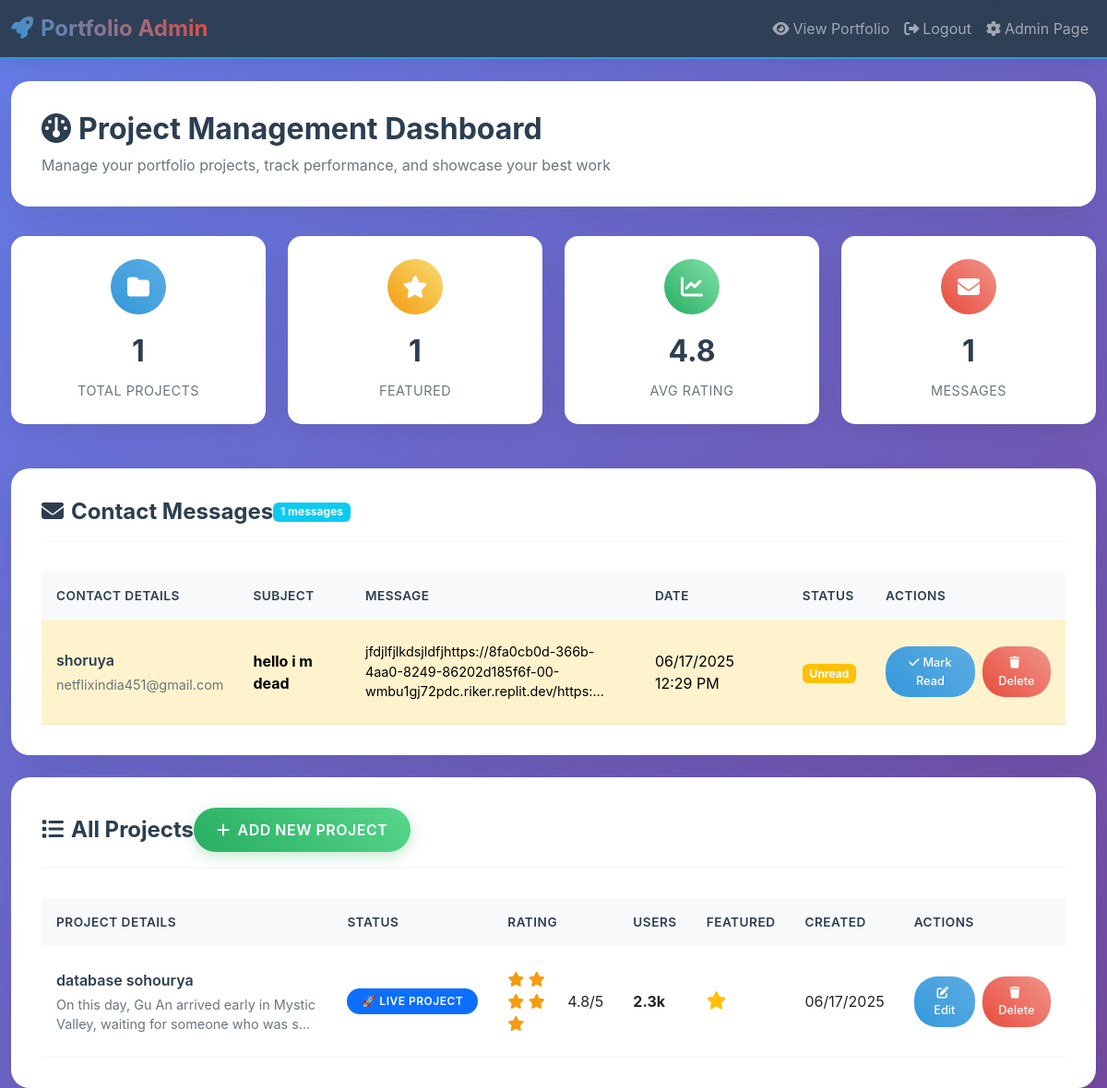
Page /admin (signed in) on the earlier database version.
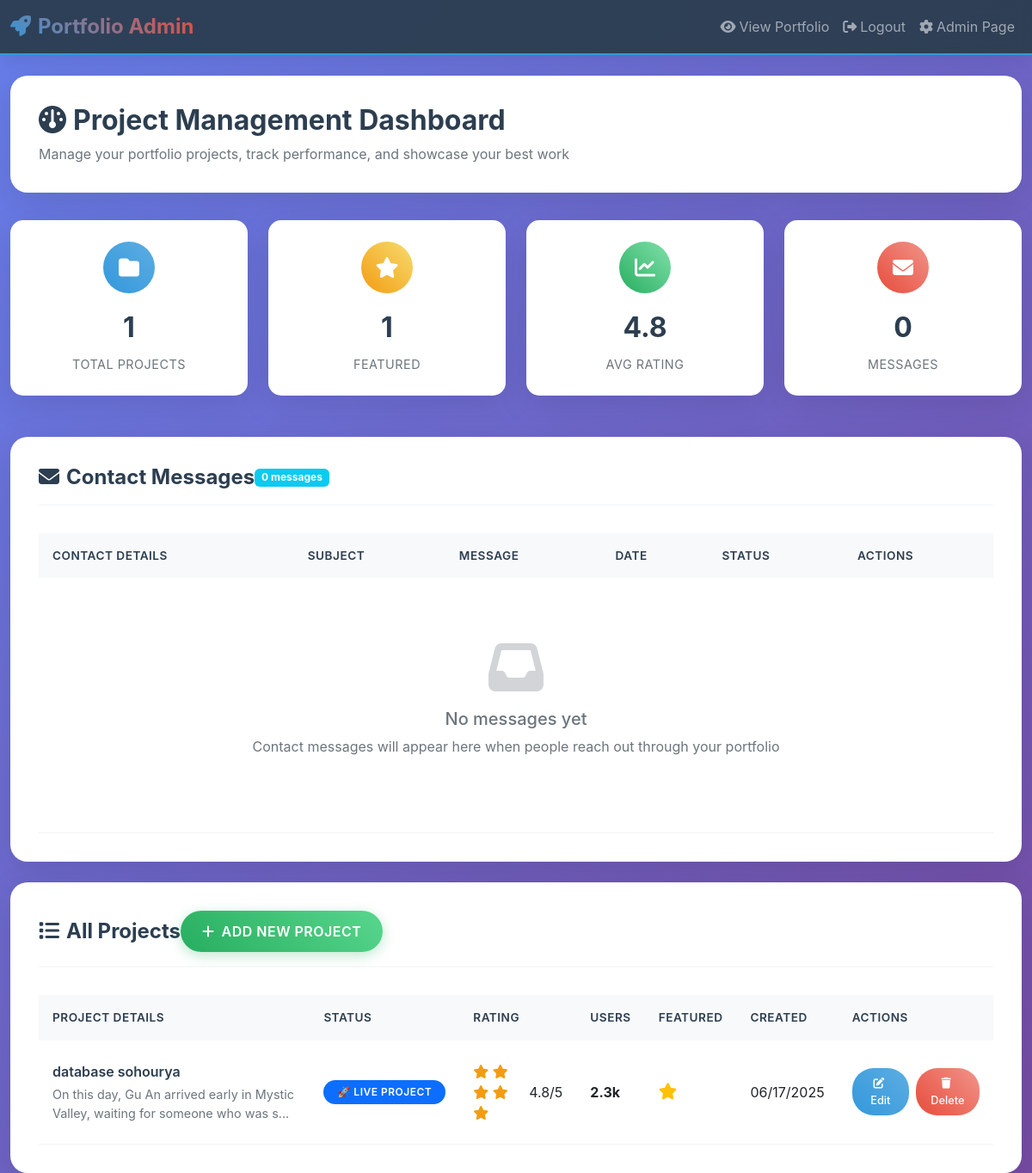
Same page on the later database version.
### models.py (models this page shows, shortened)
    class Contact(db.Model):
        id = db.Column(db.Integer, primary_key=True)
        name = db.Column(db.String(100), nullable=False)
        email = db.Column(db.String(120), nullable=False)
        subject = db.Column(db.String(200), nullable=False)
        message = db.Column(db.Text, nullable=False)
        created_at = db.Column(db.DateTime, default=datetime.utcnow)
        is_read = db.Column(db.Boolean, default=False)

    class Project(db.Model):
        id = db.Column(db.Integer, primary_key=True)
        title = db.Column(db.String(100), nullable=False)
        description = db.Column(db.Text, nullable=False)
        thumbnail_url = db.Column(db.String(500))
        project_url = db.Column(db.String(500))
        github_url = db.Column(db.String(500))
        technologies = db.Column(db.String(500))  # Comma-separated tech stack
        status = db.Column(db.String(50), default='🚀 Live Project')  # Live Project, Client Project, Side Project, etc.
        rating = db.Column(db.Float, default=0.0)
        users_count = db.Column(db.String(20))  # e.g., "2.3k users"
        metrics = db.Column(db.String(200))  # e.g., "300% ROI, 6 weeks"
        created_at = db.Column(db.DateTime, default=datetime.utcnow)
        updated_at = db.Column(db.DateTime, default=datetime.utcnow, onupdate=datetime.utcnow)
        is_featured = db.Column(db.Boolean, default=True)

### routes.py (the view)
@app.route('/admin')
@login_required
def admin_dashboard():
    if not current_user.is_admin:
        flash('Access denied.', 'error')
        return redirect(url_for('index'))
    projects = app.Project.query.order_by(app.Project.created_at.desc()).all()
    contacts = app.Contact.query.order_by(app.Contact.created_at.desc()).all()
    return render_template('admin_dashboard.html', projects=projects, contacts=contacts)

### app.py (called while the page is built)
@login_manager.user_loader
def load_user(user_id):
    return app.User.query.get(int(user_id))

### templates/admin_dashboard.html (shortened to what this page needs)
<!DOCTYPE html>
<html lang="en">
<head>
    <link href="https://cdn.jsdelivr.net/npm/bootstrap@5.3.0/dist/css/bootstrap.min.css" rel="stylesheet">
    <link href="https://cdnjs.cloudflare.com/ajax/libs/font-awesome/6.4.0/css/all.min.css" rel="stylesheet">
</head>
<body>
    <nav class="navbar navbar-expand-lg navbar-dark">
        <div class="container">
            <a class="navbar-brand" href="#">
                <i class="fas fa-rocket me-2"></i>Portfolio Admin
            </a>
            <div class="navbar-nav ms-auto">
                <a class="nav-link" href="{{ url_for('index') }}">
                    <i class="fas fa-eye me-1"></i>View Portfolio
                </a>
                <a class="nav-link" href="{{ url_for('admin_logout') }}">
                    <i class="fas fa-sign-out-alt me-1"></i>Logout
                </a>
                 <a class="nav-link" href="{{ url_for('admin_dashboard') }}">
                    <i class="fas fa-cog me-1"></i>Admin Page
                </a>
            </div>
        </div>
    </nav>
    <div class="container mt-4">
        <div class="admin-header">
            <h2><i class="fas fa-dashboard me-2"></i>Project Management Dashboard</h2>
            <p>Manage your portfolio projects, track performance, and showcase your best work</p>
        </div>
        <div class="row stats-row">
            <div class="col-lg-3 col-md-6 mb-3">
                <div class="stat-card">
                    <div class="stat-icon projects">
                        <i class="fas fa-folder"></i>
                    </div>
                    <div class="stat-number">{{ projects|length }}</div>
                    <div class="stat-label">Total Projects</div>
                </div>
            </div>
            <div class="col-lg-3 col-md-6 mb-3">
                <div class="stat-card">
                    <div class="stat-icon featured">
                        <i class="fas fa-star"></i>
                    </div>
                    <div class="stat-number">{{ projects|selectattr('is_featured')|list|length }}</div>
                    <div class="stat-label">Featured</div>
                </div>
            </div>
            <div class="col-lg-3 col-md-6 mb-3">
                <div class="stat-card">
                    <div class="stat-icon rating">
                        <i class="fas fa-chart-line"></i>
                    </div>
                    <div class="stat-number">{{ "%.1f"|format((projects|sum(attribute='rating')/projects|length) if projects else 0) }}</div>
                    <div class="stat-label">Avg Rating</div>
                </div>
            </div>
            <div class="col-lg-3 col-md-6 mb-3">
                <div class="stat-card">
                    <div class="stat-icon users">
                        <i class="fas fa-envelope"></i>
                    </div>
                    <div class="stat-number">{{ contacts|length }}</div>
                    <div class="stat-label">Messages</div>
                </div>
            </div>
        </div>
        <div class="projects-table-container mb-4">
            <div class="table-header">
                <h3 class="table-title">
                    <i class="fas fa-envelope me-2"></i>Contact Messages
                </h3>
                <span class="badge bg-info">{{ contacts|length }} messages</span>
            </div>
            <div class="table-responsive">
                <table class="table">
                    <thead>
                        <tr>
                            <th>Contact Details</th>
                            <th>Subject</th>
                            <th>Message</th>
                            <th>Date</th>
                            <th>Status</th>
                            <th>Actions</th>
                        </tr>
                    </thead>
                    <tbody>
                        {% for contact in contacts %}
                        <tr class="{% if not contact.is_read %}table-warning{% endif %}">
                            <td>
                                <div class="project-title">{{ contact.name }}</div>
                                <div class="project-description">{{ contact.email }}</div>
                            </td>
                            <td>
                                <strong>{{ contact.subject }}</strong>
                            </td>
                            <td>
                                <div class="message-preview">
                                    {{ contact.message[:100] }}{% if contact.message|length > 100 %}...{% endif %}
                                </div>
                            </td>
                            <td>{{ contact.created_at.strftime('%m/%d/%Y %I:%M %p') }}</td>
                            <td>
                                {% if contact.is_read %}
                                    <span class="badge bg-success">Read</span>
                                {% else %}
                                    <span class="badge bg-warning">Unread</span>
                                {% endif %}
                            </td>
                            <td>
                                <div class="action-buttons">
                                    {% if not contact.is_read %}
                                    <form method="POST" action="{{ url_for('mark_contact_read', contact_id=contact.id) }}" class="d-inline">
                                        <button type="submit" class="btn btn-action btn-edit">
                                            <i class="fas fa-check me-1"></i>Mark Read
                                        </button>
                                    </form>
                                    {% endif %}
                                    <form method="POST" action="{{ url_for('delete_contact', contact_id=contact.id) }}" class="d-inline delete-contact-form">
                                        <button type="submit" class="btn btn-action btn-delete">
                                            <i class="fas fa-trash me-1"></i>Delete
                                        </button>
                                    </form>
                                </div>
                            </td>
                        </tr>
                        {% else %}
                        <tr>
                            <td colspan="6">
                                <div class="empty-state">
                                    <i class="fas fa-inbox"></i>
                                    <h5>No messages yet</h5>
                                    <p>Contact messages will appear here when people reach out through your portfolio</p>
                                </div>
                            </td>
                        </tr>
                        {% endfor %}
                    </tbody>
                </table>
            </div>
        </div>
        <div class="projects-table-container">
            <div class="table-header">
                <h3 class="table-title">
                    <i class="fas fa-list me-2"></i>All Projects
                </h3>
                <a href="{{ url_for('add_project') }}" class="btn btn-success btn-add-project">
                    <i class="fas fa-plus me-2"></i>Add New Project
                </a>
            </div>
            <div class="table-responsive">
                <table class="table">
                    <thead>
                        <tr>
                            <th>Project Details</th>
                            <th>Status</th>
                            <th>Rating</th>
                            <th>Users</th>
                            <th>Featured</th>
                            <th>Created</th>
                            <th>Actions</th>
                        </tr>
                    </thead>
                    <tbody>
                        {% for project in projects %}
                        <tr>
                            <td>
                                <div class="project-title">{{ project.title }}</div>
                                <div class="project-description">{{ project.description[:80] }}{% if project.description|length > 80 %}...{% endif %}</div>
                            </td>
                            <td>
                                <span class="badge status-badge bg-primary">{{ project.status }}</span>
                            </td>
                            <td>
                                <div class="rating-display">
                                    <span class="rating-stars">
                                        {% for i in range(5) %}
                                            <i class="fas fa-star{% if i >= project.rating %} text-muted{% endif %}"></i>
                                        {% endfor %}
                                    </span>
                                    <span>{{ project.rating }}/5</span>
                                </div>
                            </td>
                            <td>
                                <strong>{{ project.users_count or 'N/A' }}</strong>
                            </td>
                            <td>
                                {% if project.is_featured %}
                                    <i class="fas fa-star text-warning featured-icon"></i>
                                {% else %}
                                    <i class="far fa-star text-muted"></i>
                                {% endif %}
                            </td>
                            <td>{{ project.created_at.strftime('%m/%d/%Y') }}</td>
                            <td>
                                <div class="action-buttons">
                                    <a href="{{ url_for('edit_project', project_id=project.id) }}" class="btn btn-action btn-edit">
                                        <i class="fas fa-edit me-1"></i>Edit
                                    </a>
                                    <form method="POST" action="{{ url_for('delete_project', project_id=project.id) }}" class="d-inline delete-form">
                                        <button type="submit" class="btn btn-action btn-delete">
                                            <i class="fas fa-trash me-1"></i>Delete
                                        </button>
                                    </form>
                                </div>
                            </td>
                        </tr>
                        {% endfor %}
                    </tbody>
                </table>
            </div>
        </div>
    </div>
</body>
</html>

Differences in the rows shown:
removed Contact: name "shoruya", email "netflixindia451@gmail.com", subject "hello i m dead", message "jfdjlfjlkdsjldfjhttps://8fa0cb0d-366b-4aa0-8249-86202d185f6f-00-wmbu1gj72pdc.riker.replit.dev/https:", created_at "06/17/2025 12:29 PM", is_read "Unread"
Other differences:
{{ contacts|length }}: "1" → "0"
text now shown: "No messages yet Contact messages will appear here when people reach out through your portfolio"
